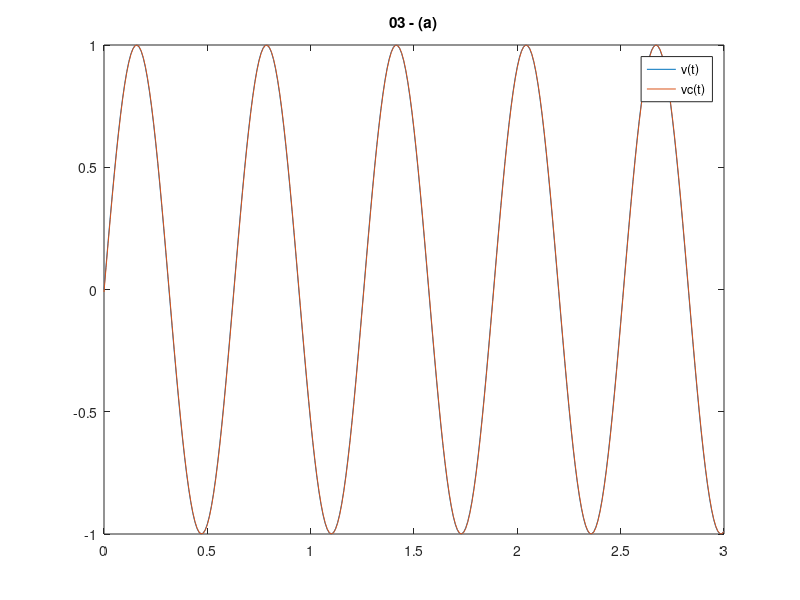
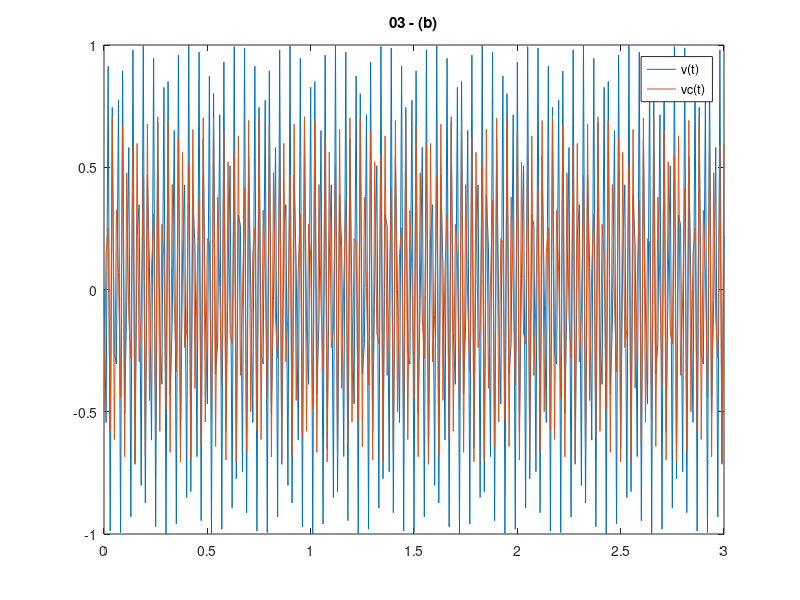
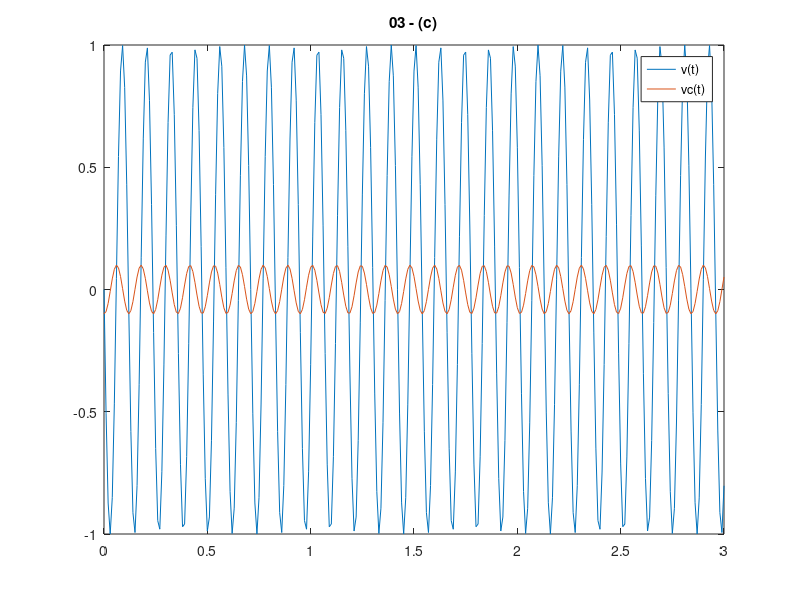

Here is the MATLAB script that generated these plots, in order:
function rs = atvTL()
    % 3a questão
    t = (0:0.01:3); % vetor tempo
    
    % a) v(t) = sin(10t)
    v1 = sin(10*t);
    
    vc1 = sin((10*t)-(0.01));
    
    figure(1);
    plot(t,v1,t,vc1);
    title('03 - (a)');
    legend('v(t)','vc(t)');
    
    
    % b) v(t) = sin(1000t)
    v2 = sin(1000*t);
    
    vc2 = (1/sqrt(2))*sin((1000*t)-(pi/4));
    
    figure(2);
    plot(t,v2,t,vc2);
    title('03 - (b)');
    legend('v(t)','vc(t)');
    
    % c) v(t) = sin(10000t)
    v3 = sin(10000*t);
    
    vc3 = (1/sqrt(101))*sin((10000*t)-1.47);
    
    figure(3);
    plot(t,v3,t,vc3);
    title('03 - (c)');
    legend('v(t)','vc(t)');
    
end